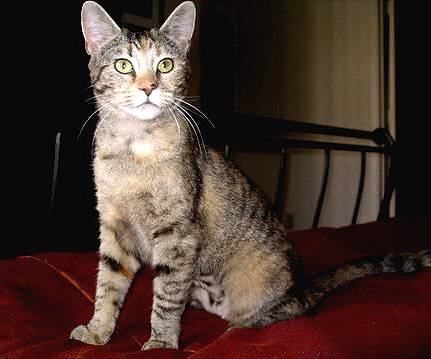
#> input picture cat_dog_100/test/cat/cat.10000.jpg, 431 x 359 px, found by its file name; its folder holds only this picture in this run
$ jupyter execute --allow-errors Clasificacion.ipynb
#> lines starting #> are read from the running program, lines starting #| are printed output that depends on the picture; after the words box and inside, x2 and y2 are one past the last pixel; in counts of white or black regions, pixels touching at a corner belong together
### Funciones.py
import numpy as np
import cv2
from skimage.feature import hog
def ampliarRangoDin(imagen):
    imagen = np.float32(imagen);
    imagenPlana = imagen.reshape(1, -1)
    pixelesOrd = np.sort(imagenPlana)
    al = np.unique(pixelesOrd)[5]
    ah = np.unique(pixelesOrd)[-6]
    imagenAmpliada = (imagen - al) * (255 /(ah - al))
    np.clip(imagenAmpliada, 0, 255)
    imagenAmpliada = np.uint8(np.clip(imagenAmpliada, 0, 255))
    return imagenAmpliada

from scipy.ndimage import median_filter
# [12 lines left out: function filtroMediana, not called in this run]


def redimensionar(imagen):
    imagenRed = cv2.resize(imagen, (128, 128))
    return imagenRed

# [30 lines left out: functions filtro, gradiente, umbralizacion, extraccion_hog, not called in this run]


from scipy.ndimage import maximum_filter
def maximos_locales(matriz):
    vecinos_maximos = maximum_filter(matriz, size=3, mode='constant', cval=0)
    maximos = (matriz == vecinos_maximos)
    maximos = maximos & (matriz > 0)
    posiciones = np.argwhere(maximos)

    return posiciones, matriz[maximos]

def reducir_mat(tamaño, posiciones, valores):
    mat = np.zeros((tamaño, tamaño), dtype=float)

    acumulador = {}
    for i in range(len(posiciones)):
        fila = posiciones[i][0] % tamaño
        columna = posiciones[i][1] % tamaño
        if (fila, columna) not in acumulador:
            acumulador[(fila, columna)] = []
        acumulador[(fila, columna)].append(valores[i])
    for (fila, columna), vals in acumulador.items():
        mat[fila, columna] = np.median(vals)

    return mat

import numpy as np

### Clasificacion.ipynb
[cell 1]
import cv2
import numpy as np
import os
from skimage.feature import hog
from sklearn.svm import SVC
from sklearn.metrics import precision_score
from skimage import data, exposure
import sys
import Funciones
from sklearn.preprocessing import StandardScaler
from sklearn.ensemble import RandomForestClassifier

[cell 2]
# 1. Preprocesamiento
from Funciones import filtroMediana
def preprocesar_imagen(ruta_imagen):
    imagen = cv2.imread(ruta_imagen, cv2.IMREAD_GRAYSCALE)
    if imagen is None:  # Manejar imágenes no cargadas
        print(f"Error al cargar la imagen: {ruta_imagen}")
        return None
    imagen = cv2.resize(imagen, (120, 120))  # Redimensionar a 128x128
    imagen = Funciones.ampliarRangoDin(imagen)
    imagen = cv2.equalizeHist(imagen)        # Ecualización del histograma
    # [5 lines of commented-out code are left out]

    return imagen

[cell 3]
# 2. Creación del dataset prueba
def crear_dataset(directorio_imagenes):
    """
    Crea un dataset de características y etiquetas a partir de un directorio.
    """
    X, y = [], []  # X para características, y para etiquetas
    for etiqueta, nombre_clase in enumerate(['cat', 'dog']):
        directorio_clase = os.path.join(directorio_imagenes, nombre_clase)
        for nombre_archivo in os.listdir(directorio_clase):
            ruta_imagen = os.path.join(directorio_clase, nombre_archivo)
            imagen = preprocesar_imagen(ruta_imagen)
#> in preprocesar_imagen, `imagen = cv2.imread(ruta_imagen, cv2.IMREAD_GRAYSCALE)`:
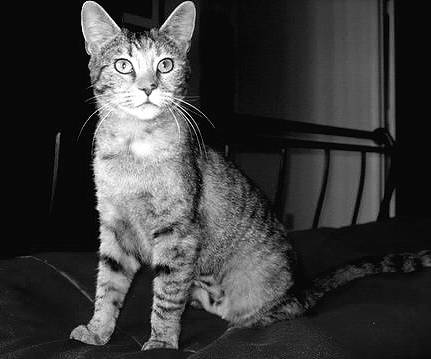
#> imagen: shape (359, 431); min 0, max 255, mean 58.2
#> in preprocesar_imagen, `imagen = cv2.resize(imagen, (120, 120))`:
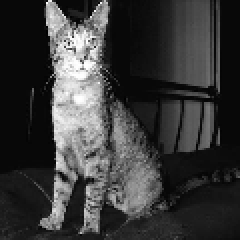
#> imagen: shape (120, 120) (shown 2 times larger); min 0, max 255, mean 58.1
#> in ampliarRangoDin, `al = np.unique(pixelesOrd)[5]`: al = 5
#> in ampliarRangoDin, `ah = np.unique(pixelesOrd)[-6]`: ah = 250
#> in preprocesar_imagen, `imagen = cv2.equalizeHist(imagen)`:
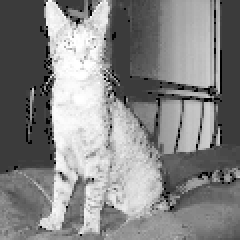
#> imagen: shape (120, 120) (shown 2 times larger); min 0, max 255, mean 133.3
            if imagen is None:  # Omitir imágenes no válidas
                continue
            #fd, imagen  = Funciones.extraccion_hog(imagen)
            #imagen = np.float32(imagen)
            imagen = cv2.cornerHarris(imagen,2,3,0.04)
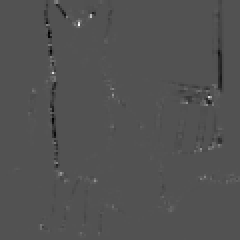
#> imagen: shape (120, 120) float32 (shown 2 times larger); min -0.0115, max 0.024, mean -3.9e-05; drawn with min black and max white
            posiciones, valores = Funciones.maximos_locales(imagen)
#> in maximos_locales, `vecinos_maximos = maximum_filter(matriz, size=3, mode='constant', cval..`:
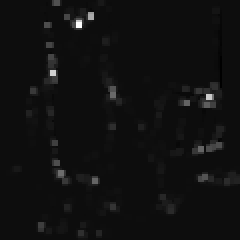
#> vecinos_maximos: shape (120, 120) float32 (shown 2 times larger); min -0.00133, max 0.024, mean 0.000333; drawn with min black and max white
#> in maximos_locales, `maximos = (matriz == vecinos_maximos)`:
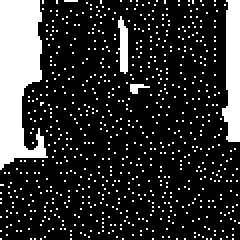
#> maximos: shape (120, 120) bool (shown 2 times larger); 19.2% white; 746 white regions (742 under 20 px), largest, box (x1, y1, x2, y2) and area: (0, 0, 24, 85) 1381, (111, 0, 120, 71) 488, (59, 8, 64, 37) 105, (65, 42, 75, 47) 28
#> in maximos_locales, `maximos = maximos & (matriz > 0)`:
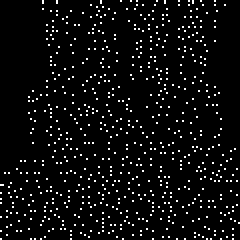
#> maximos: shape (120, 120) bool (shown 2 times larger); 5% white in thin lines or dots
#> in maximos_locales, `posiciones = np.argwhere(maximos)`: posiciones = 723 pairs, first value 0 to 119, second value 0 to 119
#> valores = 723 values, max 0.024 at index 73, min 1.79e-10 at index 40, mean 0.000575
            #posiciones = posiciones[valores > 0.01 * np.max(imagen)]
            #valores = valores[valores > 0.01 * np.max(imagen)]
            caracteristicas = Funciones.reducir_mat(16, posiciones, valores)
#> the loop in reducir_mat, `for i in range(len(posiciones)):` made 723 passes
#> (fila, columna) on passes 1 to 3: (0, 5), (0, 12), (0, 2)
#> after the loop in reducir_mat, `for i in range(len(posiciones)):`: acumulador = 234 items
#> the loop in reducir_mat, `for (fila, columna), vals in acumulador.items():` made 234 passes
#> (fila, columna, vals) on passes 1, 4, 5: (0, 5, [1.44e-05, 2.89e-09, 0.000161, 2.31e-06, 5.84e-05]), (0, 1, [7.86e-08, 6.56e-06, 2.89e-09, 1.55e-05, 1.51e-08, 1.54e-05]), (0, 4, [1.76e-07, 7.46e-10, 3.43e-09, 1.66e-05, 2.33e-05, 0.00493])
            X.append(caracteristicas.flatten())
            y.append(etiqueta)
    return np.array(X), np.array(y)

[cell 4]
# 3. Clasificación
def clasificacion(y_real, y_predicha):
    nombres_clases = {0: "gatos", 1: "perros"}
    reporte = {}
    for clase in [0, 1]:
        precision = precision_score(y_real, y_predicha, labels=[clase], average="micro")
        reporte[nombres_clases[clase]] = {
            'precision': precision
        }
    # Imprimir clasificación
    print("Clasificación :")
    for nombre_clase, metricas in reporte.items():
        print(f"\nClase {nombre_clase}:")
        for metrica, valor in metricas.items():
            print(f"  {metrica}: {valor * 100:.2f} %")

[cell 5]
#pipeline
train_dir = 'cat_dog_500/train'
test_dir = 'cat_dog_500/test'

print("Extrayendo características Harris...")
#> (the rest of this cell did not finish here and is left out)
